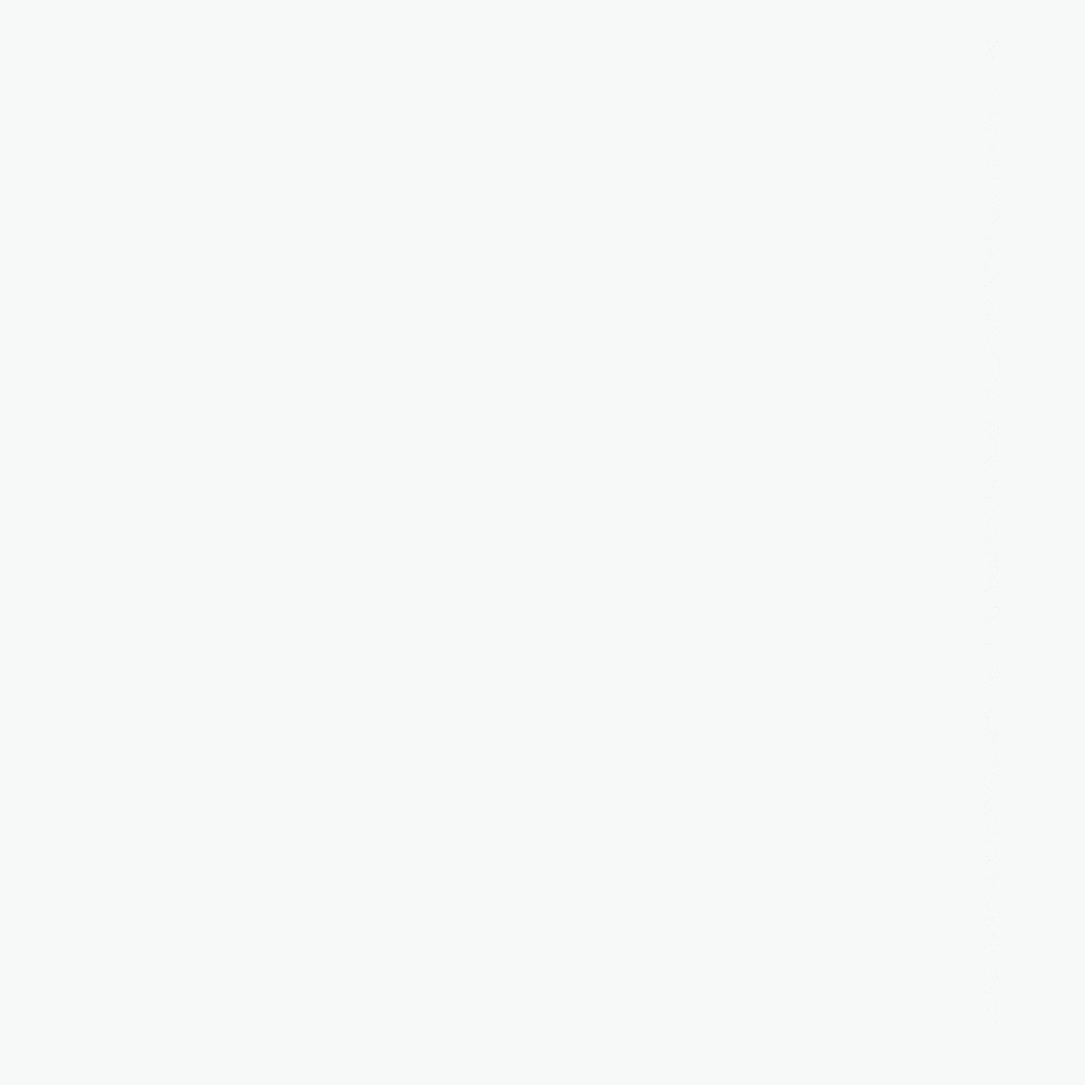
Frame 1 (no input)
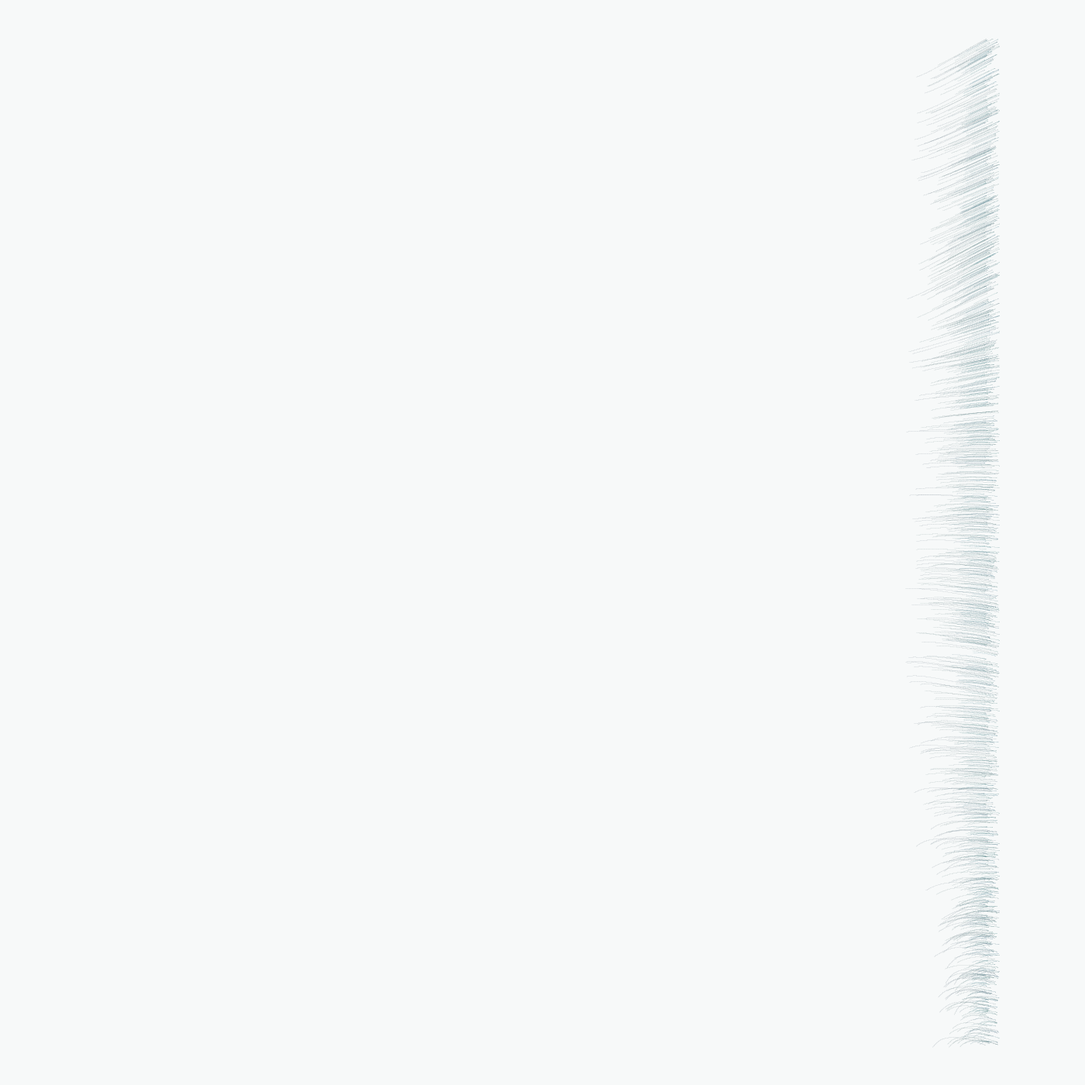
Frame 60 (the mouse pressed at the canvas centre just before this capture)
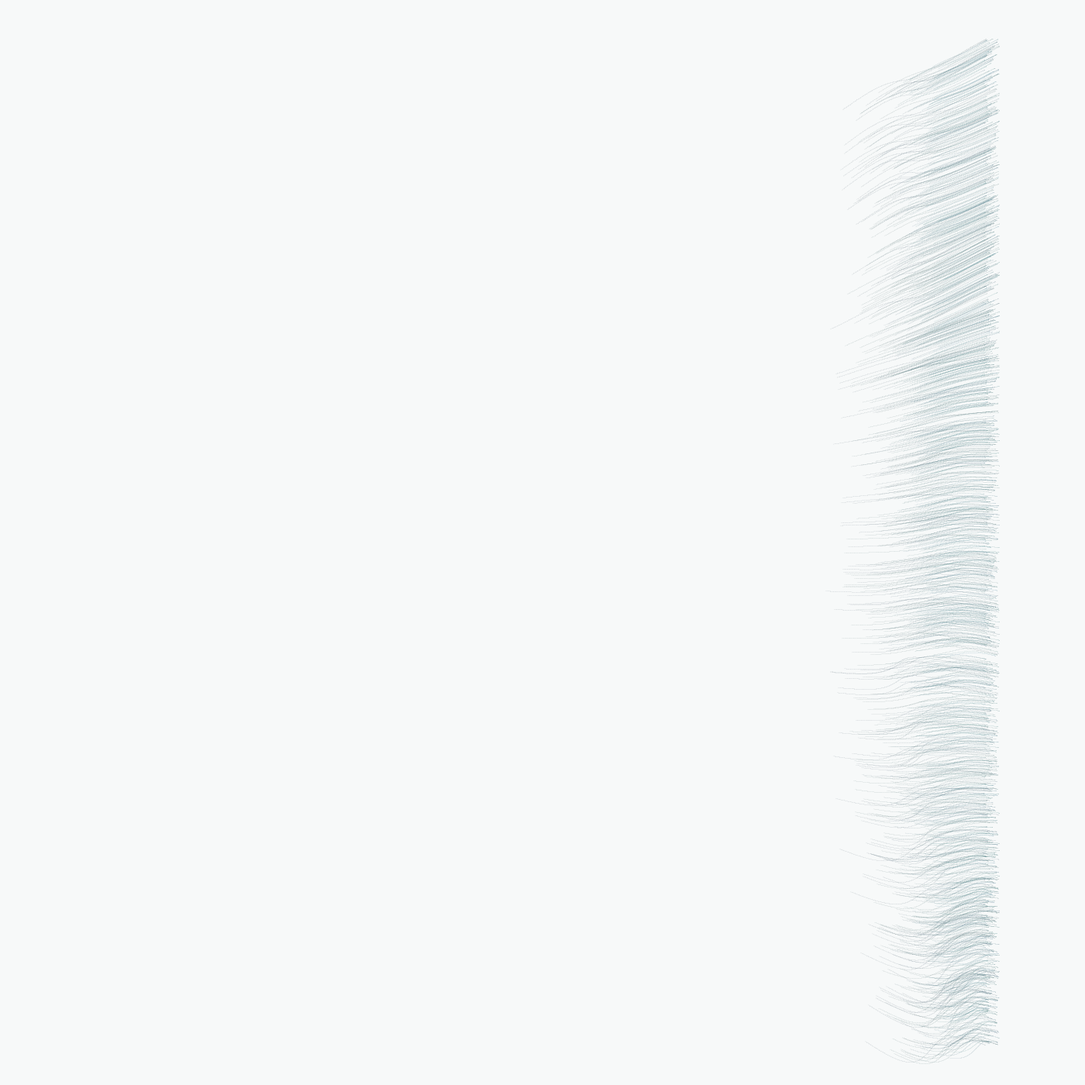
Frame 120 (the mouse held since frame 60 and released just before this capture)

The Processing sketch that drew these frames (run headless with seeded random() and noise(); from frame 60 on, the mouse is pressed at the canvas centre):

// Processing sketch: paths_of_resistance_v6
// ── paths_of_resistance_v6.pde
import java.util.Iterator;

ArrayList<Vehicle> vehicles = new ArrayList<Vehicle>();
PVector target;
OscAttr osc1;
FlowField fld;

float num_v = 1500;
String fname;

void setup() {
   
 // fname = String.format("C:/Users/Jason/Documents/Processing Projects/Output/happy_wanderersv1_%d%d%d%d%d.tif", year(), month(), day(), hour(), minute(), second());//

  colorMode(HSB, 360, 100, 100, 100);
  size(1400,1400);
  //frameRate(5);
  float rad = width * 0.4;
  
  //vehicle starts
  for (int i = 0; i < num_v; i++) {
        
    float lx = random(width - 130, width - 110);
    float ly = random(50, height - 50);
    
    PVector l = new PVector(lx, ly);
    
    vehicles.add(new Vehicle(l));
  }
  
  background(180, 1, 98);
  
  target = new PVector(250,height/2);
  
  osc1 = new OscAttr();
  fld = new FlowField();
  
}


void draw() {
  fname = String.format("C:/Users/Jason/Documents/Processing Projects/Output/happy_wanderersv1_%d%d%d%d%d.tif", year(), month(), day(), hour(), minute(), second());
  //stroke(300,100,100,100);
  //rect(target.x, target.y, target.x + 100, target.y + 100);
  
  //background(0,0,100);
  
  //osc1.display();
  fld.init();
  //fld.show_fld();
  
  
  //some random wind
  PVector wind = new PVector(random(-1.25, 1.25), random(-0.025, 0.025));
  
  
   
   Iterator<Vehicle> vit = vehicles.iterator();
   
   while (vit.hasNext()) {
      Vehicle v = vit.next();
      if (v.has_arrived(target)) {
          //reset vehicles that have reached their destination
         vit.remove(); 
      }
      
    //v.apply_force(wind);
    v.choose_grid(fld, true);    
        
    PVector attr_frc = osc1.attract(v);
    v.apply_force(attr_frc);
    
    v.follow(fld);
    v.seek(target);
      
    v.update();
    v.display();
    println(vehicles.size(), " vehicles");
    
   }
   
   //replace vehicles
   while (vehicles.size() < num_v) {
       vehicles.add(new Vehicle(new PVector(random(width), random(height)))); 
    }
    //num_v = num_v * 0.9;
  
  //target.x += randomGaussian() * 10;
  //target.y += randomGaussian() * 10;
  //println(target.x, target.y);
  
 //save every so often
  if (frameCount % 2600 == 0) {
     save(fname); 
  } 
}

// ── FlowField.pde
class FlowField {
 
    PVector[][] field;
    int cols, rows;
    int resolution;
    float fld_strength;
    float fld_turbulence;
    float zoff;
    
    FlowField() {
       resolution = 50;
       fld_turbulence = 0.075;
       fld_strength = 2;
       cols = width/resolution;
       rows = height/resolution;
       zoff = 0;
       
       field = new PVector[cols][rows];
       init();
    }
       
       void init() {
         float xoff = 100;
         for (int i = 0; i < cols; i++) {
            float yoff = 0;
            for (int j = 0; j < rows; j++) {
              float theta = map(noise(xoff, yoff, zoff), 0, 1, 0, TWO_PI);
              field[i][j] = new PVector(cos(theta), sin(theta));
              field[i][j].mult(fld_strength);
              yoff += fld_turbulence;
            }  //j
         xoff += fld_turbulence;
         }//i 
         zoff += 0.01;
         //println(zoff);
       }
      
       
      PVector lookup(PVector _lookup) {
       int column = int(constrain(_lookup.x/resolution, 0, cols-1));
       int row = int(constrain(_lookup.y/resolution, 0, rows-1));
       
       return field[column][row].get();
      }
      
      int[] lookup_idx(PVector _lookup) {
       
       int[] idx = new int[2];
       idx[0] = int(constrain(_lookup.x/resolution, 0, cols-1));
       idx[1] = int(constrain(_lookup.y/resolution, 0, rows-1));
       
       return idx;
      }
      
      void show_fld() {
        for (int i = 0; i < cols; i++) {     
            for (int j = 0; j < rows; j++) {
              PVector linestart = new PVector((resolution/2) + resolution * i, (resolution/2) + resolution * j);
              PVector lineadd = PVector.mult(field[i][j], 20);
              //println(lineadd.x, lineadd.y);
              PVector lineend = PVector.add(linestart, lineadd);
              
              stroke(100,10,50,25);
              noFill();
              line(linestart.x, linestart.y, lineend.x, lineend.y);
              circle(lineend.x, lineend.y, 10);
              //println(field[i][j].x, field[i][j].y);
            }
        }
      }
}

// ── OscAttr.pde
class OscAttr {
  
  float amp;  ///max amplitude
  float period; //rotations
  float r;
  
  float loc_x;
  float loc_y;
  PVector loc;
  
  float strength;
  
  OscAttr() {
      
    loc_x = random(width/2-200, width/2+200) ;
    loc_y = height/2;
    loc = new PVector (loc_x, loc_y);
    amp = 2; //2
    period = 120; // every 2 seconds?
  
  }
  
  PVector attract(Vehicle v) {
      
    PVector frc = PVector.sub(loc, v.loc);
    float distance = frc.mag();
    distance = constrain(distance, .25, 1.25);
    
    frc.normalize();
    strength = get_cur_frc() * (distance * distance);
    frc.mult(strength);
     
    //println("Frc: ", frc.x, frc.y); 
    return frc;
    
  }
  
  float get_cur_frc() {
      strength = amp * cos(TWO_PI * frameCount/period);
      //println("Strength: ", strength);
      return strength;
  }
  
  void display() {
    r = amp * cos(TWO_PI * frameCount/period);
    
    noFill();
    stroke(10, 100, 100, 100);
    ellipse(loc_x, loc_y, r, r);
    
    float r_old = amp * cos(TWO_PI*(frameCount-1)/period);
    noFill();
    stroke(235, 15, 100, 100);
    ellipse(loc_x, loc_y, r_old, r_old);
    
    
  }
  
}

// ── Vehicle.pde
class Vehicle {
 
  PVector loc;
  PVector old_loc;
  PVector acc;
  PVector vel;
  
  float max_speed;
  float max_frc;
  float mass;
  float targ_pull; //how attractive is the target?


Vehicle(PVector _loc) {
   loc = _loc.copy();
   vel = new PVector(0,0);
   acc = new PVector(0,0);
   mass = random(30, 275);
   max_speed = mass/1000;
   max_frc = mass / 2;
   targ_pull = random(1.5, 2.5);
}

void apply_force(PVector frc) {
  PVector f = PVector.div(frc, mass); 
  acc.add(f);
}

//find the goal
void seek(PVector target) {
    PVector desired = PVector.sub(target, loc);
    desired.normalize();
    desired.mult(targ_pull);
    
    PVector steer = PVector.sub(desired, vel);
    steer.limit(max_frc);
    apply_force(steer);
}


//follow the underlying forces
void follow(FlowField flow) {
   PVector desired = flow.lookup(loc);
   //desired.mult(max_speed);
   
   PVector steer = PVector.sub(desired, vel);
   steer.limit(max_frc);
   apply_force(steer);
}

//choose where to head next
void choose_grid(FlowField flow, boolean max_min) {
   
  max_min = true; //true = least resistance
  int[] incumbent;
  
  //get heading
  float head = vel.heading();
  
  //which cell are we in?
  int[] cur_cell = flow.lookup_idx(loc);
  //println("cell: ", cur_cell[0], cur_cell[1]);
  
  //how fast are we going?
  //println("Vel:", vel.mag());
  
  //what is the cell we'd end up in if changing the heading?
  //look 60 frames ahead
  //TODO implement better prediction
  incumbent = flow.lookup_idx(PVector.add(loc, new PVector(60 * vel.mag() * cos(head), 60 * vel.mag() * sin(head))));
  PVector incumbent_frc = flow.field[incumbent[0]][incumbent[1]].copy();
      
  //get the grid cells in the 120 deg field of view in front of the vehicle
  for (float i = head - PI/3; i < head + PI/3; i += 0.07) {
       
     PVector sightline = PVector.add(loc, new PVector(60 * vel.mag() * cos(i), 60 * vel.mag() * sin(i)));
     //println("idx: ", cur_cell[0], cur_cell[1], degrees(head), degrees(i), cos(i), sin(i));
     
     //stroke(20, 100, 100, 5);
     //line(loc.x, loc.y, sightline.x, sightline.y);
     //circle(loc.x, loc.y, 20);
     
     //get the fld strength at sightline 
     
     /// need to add current vel, plus option grid force
          
     PVector option = flow.lookup(sightline);
     PVector impact = PVector.sub(target, option);
     PVector impact_incumbent = PVector.sub(target, incumbent_frc);
     
     PVector new_dist = PVector.add(vel, option);
     new_dist = PVector.sub(target, new_dist);
     
     
     //stroke(180, 100, 100, 5);
     //line(sightline.x, sightline.y, impact.x, impact.y);
     stroke(180, 100, 100, 5);
     //line(incumbent_frc.x, incumbent_frc.y, impact_incumbent.x, impact_incumbent.y);
     
     noFill();
     //stroke(50, 100,100,5);
     //circle(sightline.x, sightline.y, 20);
     stroke(360, 100, 100, 5);
     //line(loc.x, loc.y, new_dist.x, new_dist.y);
     
     noStroke();
     //line(incumbent_frc.x, incumbent_frc.y, impact_incumbent.x, impact_incumbent.y);
     //line(loc.x, loc.y, new_dist.x, new_dist.y);
     
}
  
  //for each of those grid cells 
   // PVector incumbent = flow.field[0][0].copy();
    
    //PVector desired = 
    
    
    //PVector steer = PVector.sub(desired, vel);
    //steer.limit(max_frc);
  
  
  
}

void update() {
   old_loc = loc.copy();
   
   vel.add(acc);
   loc.add(vel);
   acc.mult(0);
}


boolean has_arrived(PVector destination) {
     
    if (loc.dist(destination) < 60) {
       vel.mult(0.8); 
    }
  
    return loc.dist(destination) < 5;
    
    
}

void display() {
     
    stroke(189, 44, 30+(mass/10), 7);
   //noStroke();
   
   beginShape();
     for (int i = 0; i <= 4; i++) {
        float x = lerp(old_loc.x, loc.x, i/4.0);
        float y = lerp(old_loc.y, loc.y, i/4.0);
       vertex(x, y);
     }
   endShape();
   
   //fill(100 + mass, 75, 30+(mass/10), 5);
   //noStroke();
   
   //ellipse(loc.x, loc.y, 10, 10);
   
}

}//class
